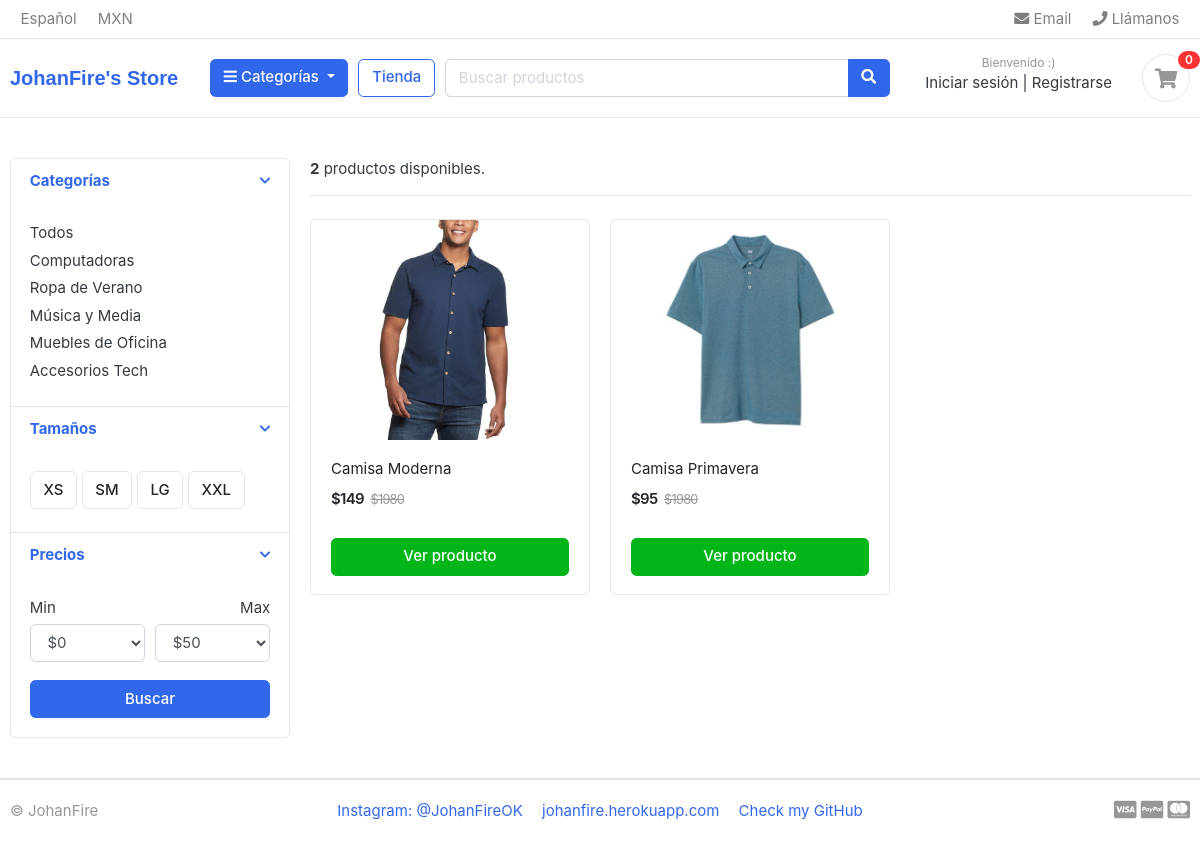
The app's page /store/category/ropa-de-verano with its own data.
### category/models.py (models this page shows, shortened)
class Category(models.Model):
    category_name = models.CharField(max_length=50, unique=True)
    description = models.CharField(max_length=255, blank=False)
    slug = models.CharField(max_length=100, unique=True)
    category_image = models.ImageField(upload_to="photos/categories", blank=True)
    class Meta: # how will be shown in Django admin panel
        verbose_name= "category" # when singular
        verbose_name_plural = "categories" # when plural
    def get_url(self):
        return reverse("products_by_category", args=[self.slug])

### store/models.py (models this page shows, shortened)
class Product(models.Model):
    product_name = models.CharField(max_length=200, unique=True)
    slug = models.CharField(max_length=200, unique=True)
    description = models.TextField(max_length=500, blank=True)
    price = models.IntegerField()
    images = models.ImageField(upload_to='photos/products', blank=True)
    stock = models.IntegerField()
    is_available = models.BooleanField(default=True)
    category = models.ForeignKey(Category, on_delete=models.CASCADE) # ([relation with 'Category'], delete products related to this category)
    created_date = models.DateTimeField(auto_now_add = True)
    modified_date = models.DateTimeField(auto_now = True)
    def get_url(self):
        return reverse("product_detail", args=[self.category.slug, self.slug])

### store/views.py (the view)
# urls.py: path("store/", include("store.urls")),
def store(request, category_slug=None):
    categories = None
    products = None
    if category_slug != None:
        categories = get_object_or_404(Category, slug=category_slug)
        products = Product.objects.filter(category=categories, is_available=True).order_by("id")
        paginator = Paginator(products, 6)
        page = request.GET.get("page")
        paged_products = paginator.get_page(page)
        product_count = products.count()
    else:
        products = Product.objects.all().filter(is_available=True)
        paginator = Paginator(products, 6) # (groupOrCollectionToPaginate, groupsOfHowMany)
        page = request.GET.get("page") # know what page the client is accesing
        paged_products = paginator.get_page(page)
        product_count = products.count()
    context = {
        "products": paged_products,
        "product_count": product_count,
    }
    return render(request, "store/store.html", context)

### carts/context_processors.py (called while the page is built)
def cart_counter(request):
    cart_count = 0
    try:
        cart = Cart.objects.filter(cart_id = _cart_id(request))
        cart_items = CartItem.objects.all().filter(cart=cart[:1]) # :1 = will return only 1 element
        for cart_item in cart_items:
            cart_count += cart_item.quantity
    except Cart.DoesNotExist:
        cart_count = 0
    return dict(cart_count=cart_count)

### carts/views.py (called while the page is built)
def _cart_id(request):
    cart = request.session.session_key
    if not cart:
        cart = request.session.create()
    return cart

### category/context_processors.py (called while the page is built)
def menu_links(request):
    links = Category.objects.all()
    return dict(links=links)

### templates/store/store.html (shortened to what this page needs)
{% extends 'base.html' %}
{% block content %}
    <section class="section-content padding-y">
        <div class="container">
        <div class="row">
            <aside class="col-md-3">
        <div class="card">
            <article class="filter-group">
                <header class="card-header">
                    <a href="#" data-toggle="collapse" data-target="#collapse_1" aria-expanded="true" class="">
                        <i class="icon-control fa fa-chevron-down"></i>
                        <h6 class="title">Categorías</h6>
                    </a>
            </header>
            <div class="filter-content collapse show" id="collapse_1">
                <div class="card-body">
                    <ul class="list-menu">
                    <li><a href="{% url 'store' %}">Todos</a></li>
                    {% for category in links %}
                    <li><a href="{{ category.get_url }}">{{ category.category_name }}</a></li>
                    {% endfor %}
                    </ul>
                </div>
            </div>
        </article>
        <article class="filter-group">
            <header class="card-header">
                <a href="#" data-toggle="collapse" data-target="#collapse_4" aria-expanded="true" class="">
                    <i class="icon-control fa fa-chevron-down"></i>
                    <h6 class="title">Tamaños </h6>
                </a>
            </header>
            <div class="filter-content collapse show" id="collapse_4">
                <div class="card-body">
                  <label class="checkbox-btn">
                    <span class="btn btn-light"> XS </span>
                  </label>
                  <label class="checkbox-btn">
                    <span class="btn btn-light"> SM </span>
                  </label>
                  <label class="checkbox-btn">
                    <span class="btn btn-light"> LG </span>
                  </label>
                  <label class="checkbox-btn">
                    <span class="btn btn-light"> XXL </span>
                  </label>
            </div>
            </div>
        </article>
        <article class="filter-group">
            <header class="card-header">
                <a href="#" data-toggle="collapse" data-target="#collapse_3" aria-expanded="true" class="">
                    <i class="icon-control fa fa-chevron-down"></i>
                    <h6 class="title">Precios </h6>
                </a>
            </header>
            <div class="filter-content collapse show" id="collapse_3">
                <div class="card-body">
                    <div class="form-row">
                    <div class="form-group col-md-6">
                      <label>Min</label>
                          <select class="mr-2 form-control">
                            <option value="0">$0</option>
                        </select>
                    </div>
                    <div class="form-group text-right col-md-6">
                      <label>Max</label>
                          <select class="mr-2 form-control">
                            <option value="50">$50</option>
                        </select>
                    </div>
                    </div>
                    <button class="btn btn-block btn-primary">Buscar</button>
                </div>
            </div>
        </article>
    </div>
        </aside>
        <main class="col-md-9">
    <header class="border-bottom mb-4 pb-3">
            <div class="form-inline">
                <span class="mr-md-auto"><b>{{ product_count }}</b> productos disponibles.</span>
            </div>
    </header>
    <div class="row">
        {% if products %}
            {% for product in products %}
            <div class="col-md-4">
                <figure class="card card-product-grid">
                    <div class="img-wrap">
                        <a href="{{ product.get_url }}"><img src="{{ product.images.url }}"></a>
                    </div>
                    <figcaption class="info-wrap">
                        <div class="fix-height">
                            <a href="{{ product.get_url }}" class="title">{{ product.product_name }}</a>
                            <div class="price-wrap mt-2">
                                <span class="price">${{ product.price }}</span>
                                <del class="price-old">$1980</del>
                            </div>
                        </div>
                        <a href="{{ product.get_url }}" class="btn btn-block btn-success">Ver producto</a>
                    </figcaption>
                </figure>
            </div>
            {% endfor %}
        {% else %}
            <div><h2 class="text-center">No se encontraron resultados.</h2></div>
        {% endif %}
    </div>
        </main>
    </div>
    </div>
    </section>
{% endblock %}

### static/css/ui.css (style rules this page uses)
html { font-family: "Inter", sans-serif; font-size: 15px; }
.img-wrap { text-align: center; display: block; }
.img-wrap img { max-width: 100%; }
.price-wrap { letter-spacing: -0.7px; }
.padding-y { padding-top: 40px; padding-bottom: 40px; }
figure { margin-bottom: 0; }
article:after, .form-group:after { display: block; clear: both; content: ""; }
.btn-light { background-color: #fff; border-color: #e4e4e4; }
[class*=list-] li:after { visibility: hidden; display: block; content: ""; overflow: hidden; height: 0; clear: both; }
.list-menu { list-style: none; margin: 0; padding-left: 0; }
.list-menu li { margin-bottom: 5px; }
.list-menu a { color: #343a40; }
[class*=card-product] a.title { color: #212529; display: block; }
[class*=card-product] .img-wrap { overflow: hidden; position: relative; }
[class*=card-product] .img-wrap img { height: 100%; max-width: 100%; width: auto; display: inline-block; -o-object-fit: cover; object-fit: cover; }
.card-product-grid { margin-bottom: 20px; }
.card-product-grid .img-wrap { border-radius: 0.2rem 0.2rem 0 0; height: 220px; }
.card-product-grid .info-wrap { overflow: hidden; padding: 18px 20px; }
.card-product-grid .fix-height { height: 80px; overflow: hidden; }
.card .img-wrap { overflow: hidden; }
.price { font-weight: 600; color: #212529; }
.price-old { color: #969696; margin-left: 3px; font-size: 85%; }
.icon-control { margin-top: 5px; float: right; font-size: 80%; }
.card-header .title { margin-bottom: 0; line-height: 1.5; }
.filter-group { border-bottom: 1px solid #e4e4e4; }
.filter-group .card-header { border-bottom: 0; }
.filter-group:last-child { border-bottom: 0; }
.checkbox-btn { position: relative; }

### records on screen
Category: category_name "Computadoras"
Category: category_name "Ropa de Verano"
Category: category_name "Música y Media"
Category: category_name "Muebles de Oficina"
Category: category_name "Accesorios Tech"
Product: images (picture), product_name "Camisa Moderna", price "149"
Product: images (picture), product_name "Camisa Primavera", price "95"

### other values on screen
{{ cart_count }} "0"
{{ product_count }} "2"
